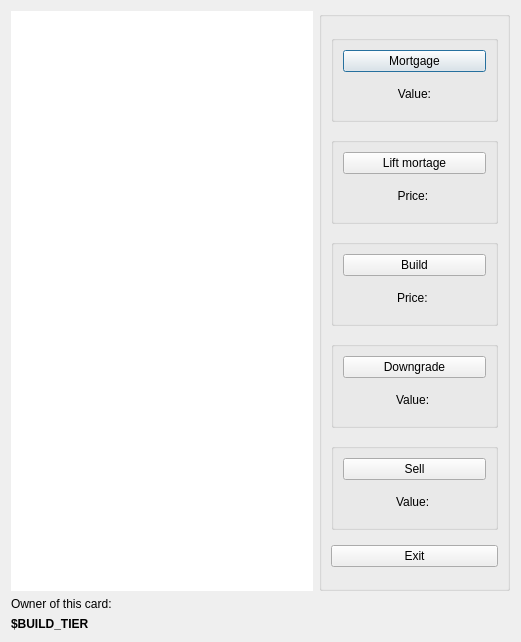
<?xml version="1.0" encoding="UTF-8"?>
<ui version="4.0">
 <class>CardActionsWindow</class>
 <widget class="QDialog" name="CardActionsWindow">
  <property name="geometry">
   <rect>
    <x>0</x>
    <y>0</y>
    <width>521</width>
    <height>642</height>
   </rect>
  </property>
  <property name="windowTitle">
   <string>Dialog</string>
  </property>
  <layout class="QGridLayout" name="gridLayout">
   <item row="0" column="0" colspan="2">
    <widget class="QWidget" name="cardWidget" native="true">
     <property name="sizePolicy">
      <sizepolicy hsizetype="Expanding" vsizetype="Expanding">
       <horstretch>0</horstretch>
       <verstretch>0</verstretch>
      </sizepolicy>
     </property>
     <property name="styleSheet">
      <string notr="true">background-color: rgb(255, 255, 255);</string>
     </property>
    </widget>
   </item>
   <item row="3" column="0" colspan="3">
    <widget class="QLabel" name="buildTierLabel">
     <property name="font">
      <font>
       <bold>true</bold>
      </font>
     </property>
     <property name="text">
      <string>$BUILD_TIER</string>
     </property>
    </widget>
   </item>
   <item row="0" column="2">
    <widget class="QGroupBox" name="groupBox">
     <property name="minimumSize">
      <size>
       <width>191</width>
       <height>0</height>
      </size>
     </property>
     <property name="title">
      <string/>
     </property>
     <layout class="QVBoxLayout" name="verticalLayout">
      <item>
       <widget class="QGroupBox" name="mortgageBox">
        <property name="maximumSize">
         <size>
          <width>16777215</width>
          <height>87</height>
         </size>
        </property>
        <property name="title">
         <string/>
        </property>
        <layout class="QVBoxLayout" name="verticalLayout_5">
         <item>
          <widget class="QPushButton" name="mortgageButton">
           <property name="enabled">
            <bool>true</bool>
           </property>
           <property name="text">
            <string>Mortgage</string>
           </property>
          </widget>
         </item>
         <item>
          <widget class="QLabel" name="mortgageValueLabel">
           <property name="maximumSize">
            <size>
             <width>16777215</width>
             <height>87</height>
            </size>
           </property>
           <property name="mouseTracking">
            <bool>true</bool>
           </property>
           <property name="text">
            <string>&lt;html&gt;&lt;head/&gt;&lt;body&gt;&lt;p&gt;Value:&lt;/p&gt;&lt;/body&gt;&lt;/html&gt;</string>
           </property>
           <property name="alignment">
            <set>Qt::AlignCenter</set>
           </property>
          </widget>
         </item>
        </layout>
       </widget>
      </item>
      <item>
       <widget class="QGroupBox" name="unmortgageBox">
        <property name="maximumSize">
         <size>
          <width>16777215</width>
          <height>87</height>
         </size>
        </property>
        <property name="title">
         <string/>
        </property>
        <layout class="QVBoxLayout" name="verticalLayout_6">
         <item>
          <widget class="QPushButton" name="unmortgageButton">
           <property name="text">
            <string>Lift mortage</string>
           </property>
          </widget>
         </item>
         <item>
          <widget class="QLabel" name="unmortgagePriceLabel">
           <property name="text">
            <string>&lt;html&gt;&lt;head/&gt;&lt;body&gt;&lt;p align=&quot;center&quot;&gt;Price: &lt;/p&gt;&lt;/body&gt;&lt;/html&gt;</string>
           </property>
           <property name="alignment">
            <set>Qt::AlignCenter</set>
           </property>
          </widget>
         </item>
        </layout>
       </widget>
      </item>
      <item>
       <widget class="QGroupBox" name="buildBox">
        <property name="maximumSize">
         <size>
          <width>16777215</width>
          <height>87</height>
         </size>
        </property>
        <property name="title">
         <string/>
        </property>
        <layout class="QVBoxLayout" name="verticalLayout_2">
         <item>
          <widget class="QPushButton" name="buildButton">
           <property name="text">
            <string>Build</string>
           </property>
          </widget>
         </item>
         <item alignment="Qt::AlignHCenter">
          <widget class="QLabel" name="buildPriceLabel">
           <property name="text">
            <string>Price: </string>
           </property>
          </widget>
         </item>
        </layout>
       </widget>
      </item>
      <item>
       <widget class="QGroupBox" name="downgradeBox">
        <property name="maximumSize">
         <size>
          <width>16777215</width>
          <height>87</height>
         </size>
        </property>
        <property name="title">
         <string/>
        </property>
        <layout class="QVBoxLayout" name="verticalLayout_3">
         <item>
          <widget class="QPushButton" name="downgradeButton">
           <property name="text">
            <string>Downgrade</string>
           </property>
          </widget>
         </item>
         <item alignment="Qt::AlignHCenter">
          <widget class="QLabel" name="downgradeValueLabel">
           <property name="text">
            <string>Value: </string>
           </property>
          </widget>
         </item>
        </layout>
       </widget>
      </item>
      <item>
       <widget class="QGroupBox" name="sellBox">
        <property name="maximumSize">
         <size>
          <width>16777215</width>
          <height>87</height>
         </size>
        </property>
        <property name="title">
         <string/>
        </property>
        <layout class="QVBoxLayout" name="verticalLayout_4">
         <item>
          <widget class="QPushButton" name="sellButton">
           <property name="text">
            <string>Sell</string>
           </property>
          </widget>
         </item>
         <item alignment="Qt::AlignHCenter">
          <widget class="QLabel" name="sellValueLabel">
           <property name="text">
            <string>Value: </string>
           </property>
          </widget>
         </item>
        </layout>
       </widget>
      </item>
      <item>
       <widget class="QPushButton" name="exitButton">
        <property name="text">
         <string>Exit</string>
        </property>
       </widget>
      </item>
     </layout>
    </widget>
   </item>
   <item row="1" column="0" colspan="3">
    <widget class="QLabel" name="cardOwnerLabel">
     <property name="text">
      <string>Owner of this card: </string>
     </property>
    </widget>
   </item>
  </layout>
 </widget>
 <resources/>
 <connections/>
</ui>
